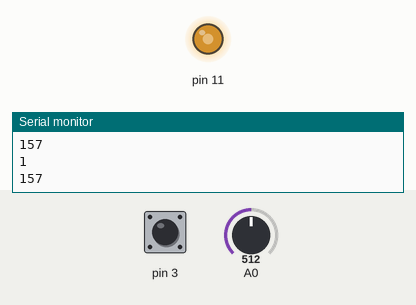
Simulated run of this sketch. Board: Arduino Uno, built with avr-gcc and run on an emulated ATmega328P. On the bench: output pins drawn as LEDs (lit = HIGH), the last lines printed to the serial monitor. The test bench sets the inputs (shaded band); at power-on: A0 = 512, pin 3 HIGH.

Above: at 1.2 s.
1.3 s: A0 set to 716
At 2.6 s:
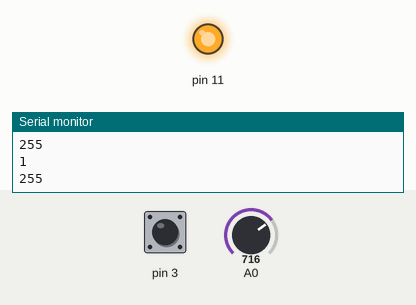
2.9 s: A0 set to 306
At 4.0 s:
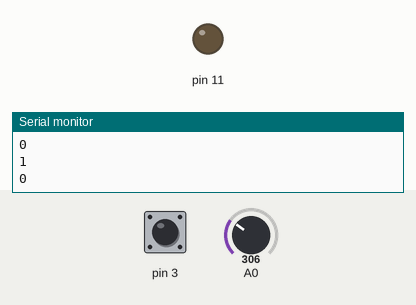
4.5 s: A0 set to 355
6.0 s: A0 set to 380
At 6.4 s:
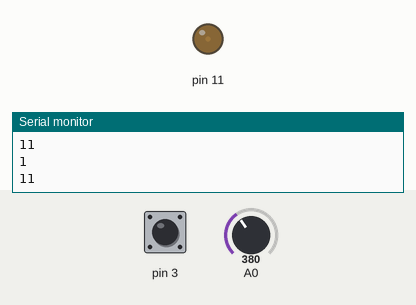
7.5 s: A0 set to 122
At 9.0 s:
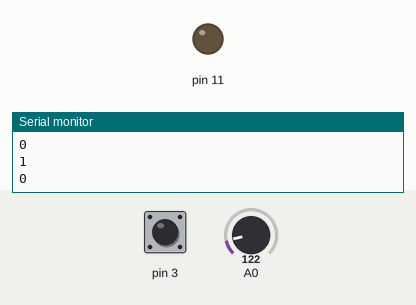
Timing chart, 0 to 10.1 s (numbered marks = the images above; inputs shaded):
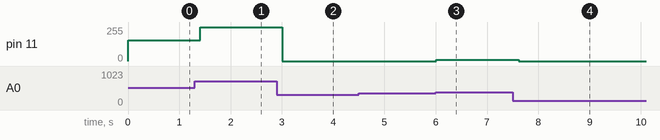

The sketch:

ADC.ino
```cpp
void setup() {
  // put your setup code here, to run once:
  Serial.begin(9600);
  pinMode(11, OUTPUT);
  pinMode(3, INPUT_PULLUP);
}

void loop() {
  // put your main code here, to run repeatedly:
  Serial.println(digitalRead(3));
  //if( digitalRead(3)==LOW){
  int A = map(constrain(analogRead(A0), 370, 600), 370, 600, 0, 255) ;
  Serial.println(A);
  analogWrite(11,A);
  //}
  delay(200);
}
```

Measured:
- after the input at 1.3 s, pin 11: 157/255 → 255/255 after 0.11 s
- after the input at 2.9 s, pin 11: 255/255 → 0/255 after 0.11 s
- after the input at 6.0 s, pin 11: 0/255 → 11/255 at once
- after the input at 7.5 s, pin 11: 11/255 → 0/255 after 0.12 s
